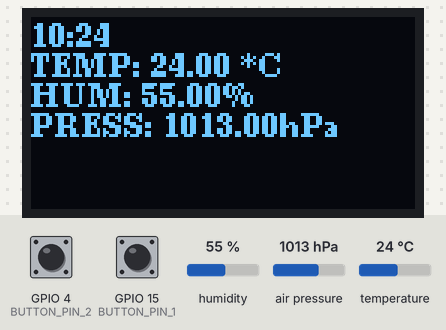
Bench run of a program on a simulated ESP32. Parts: 128×64 one-colour display. Inputs (shaded band) come from the test bench; at power-on: GPIO 4 (BUTTON_PIN_2) HIGH, GPIO 15 (BUTTON_PIN_1) HIGH, humidity 55 %, air pressure 1013 hPa, temperature 24 °C. WiFi joins after 1.5 s; servers stay silent unless stated; network time is answered at once with the bench clock; the local clock reads 2024-03-15 10:24:30 at power-on unless the program sets it; not simulated (calls return 0 or success): secrets.h; what the program prints to the serial monitor is not drawn.

Above: at 2.7 s.
2.8 s: GPIO 4 (BUTTON_PIN_2) pulled LOW for 0.15 s
3.5 s: GPIO 15 (BUTTON_PIN_1) pulled LOW for 0.15 s
At 4.9 s:
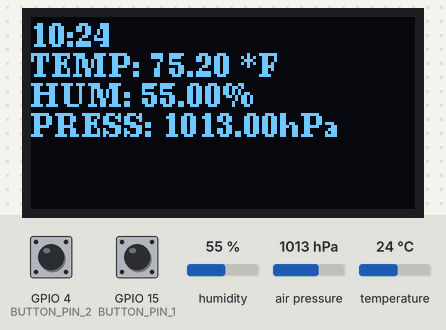
5.2 s: humidity set to 22 %
At 6.4 s:
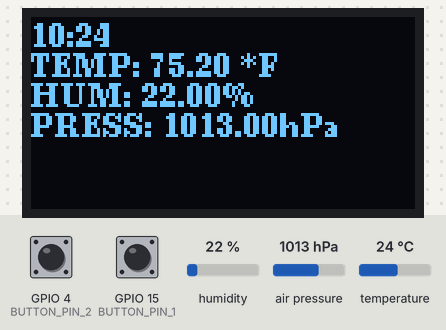
6.7 s: air pressure set to 952 hPa
At 7.9 s:
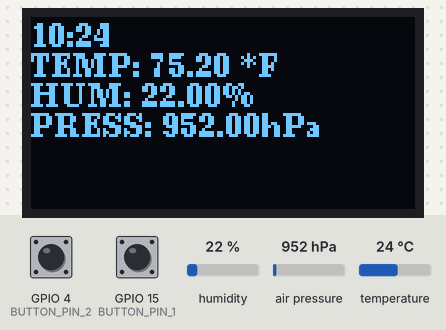
8.2 s: GPIO 4 (BUTTON_PIN_2) pulled LOW for 1 s
At 9.02 s:
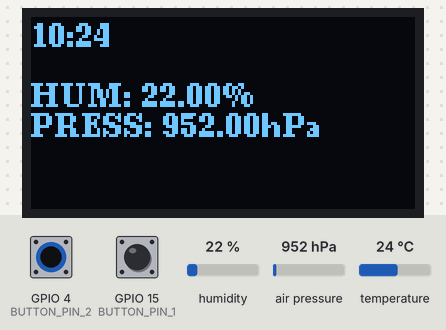
9.8 s: GPIO 4 (BUTTON_PIN_2) pulled LOW for 0.15 s
At 10.23 s:
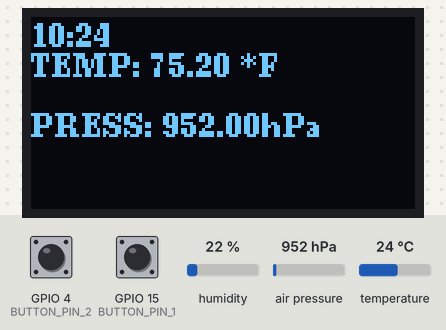
Timing chart, 0 to 11.5 s (numbered marks = the images above; inputs shaded):
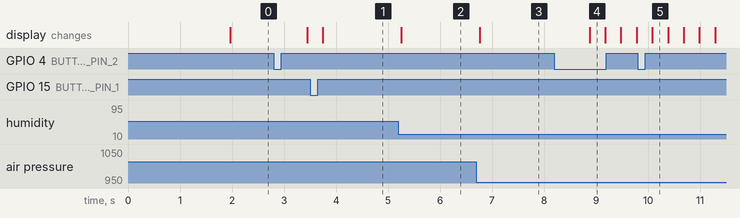

The program:

main.cpp
```cpp
#include <Adafruit_BMP280.h>
#include <NTPClient.h>
#include <U8g2lib.h>
#include <WiFi.h>
#include <WifiUdp.h>

#include "SHT2x.h"
#include "Wire.h"
#include "meteo_math.h"
#include "secrets.h"

#define BUTTON_PIN_1 15
#define BUTTON_PIN_2 4
#define DELAY 300
#define DEBOUNCE_DELAY 50
#define CELC true
#define FAREN false
#define REAL true
#define DELUSIONAL false
#define HPascals true
#define MMHG false
int ms_start;

bool prev_state_1 = false;
bool prev_state_2 = false;

unsigned long last_debounce_1 = 0;
unsigned long last_debounce_2 = 0;

bool temp_mode = CELC;
bool hum_mode = DELUSIONAL;
bool pressure_mod = HPascals;
bool can_change = false;
int change_id = 0;
bool tick = 0;
U8G2_SH1106_128X64_NONAME_F_HW_I2C screen(U8G2_R0, U8X8_PIN_NONE);
SHT2x sht;
Adafruit_BMP280 bmp;

const char *ssid = SSID;
const char *password = PASSWORD;

WiFiUDP ntpUDP;
NTPClient timeClient(ntpUDP, "ua.pool.ntp.org", 3 * 3600);

void process_button_1() {
  unsigned long reading = millis();
  bool state_1 = digitalRead(BUTTON_PIN_1) == LOW;
  if (state_1 == prev_state_1 || (reading - last_debounce_1) < DEBOUNCE_DELAY) {
    return;
  }
  prev_state_1 = state_1;
  last_debounce_1 = reading;
  if (state_1 == false) {
    return;
  }
  if (can_change == true) {
    if (change_id == 0) {
      temp_mode = !temp_mode;
    } else if (change_id == 1) {
      hum_mode = !hum_mode;
    } else if (change_id == 2) {
      pressure_mod = !pressure_mod;
    }
  }
  can_change = false;
}

void process_button_2() {
  unsigned long reading = millis();
  bool state_2 = digitalRead(BUTTON_PIN_2) == LOW;
  if (state_2 == prev_state_2 || (reading - last_debounce_2) < DEBOUNCE_DELAY) {
    return;
  }
  prev_state_2 = state_2;
  last_debounce_2 = reading;
  if (state_2 == false) {
    return;
  }
  if (can_change) {
    change_id = (change_id + 1) % 3;
  }
  can_change = true;
}

void setup() {
  Serial.begin(115200);
  Wire.begin();
  sht.begin();
  screen.begin();
  screen.clearBuffer();
  screen.setFont(u8g2_font_ncenB08_tr);
  if (!bmp.begin()) {
    Serial.println("Failed to connect to the baromether");
  }
  bmp.setSampling(Adafruit_BMP280::MODE_NORMAL,     /* Operating Mode. */
                  Adafruit_BMP280::SAMPLING_X2,     /* Temp. oversampling */
                  Adafruit_BMP280::SAMPLING_X16,    /* Pressure oversampling */
                  Adafruit_BMP280::FILTER_X16,      /* Filtering. */
                  Adafruit_BMP280::STANDBY_MS_500); /* Standby time. */
  pinMode(BUTTON_PIN_1, INPUT_PULLUP);
  pinMode(BUTTON_PIN_2, INPUT_PULLUP);
  WiFi.begin(ssid, password);
  while (WiFi.status() != WL_CONNECTED) {
    delay(500);
    Serial.print(".");
  }
  timeClient.begin();
  ms_start = millis();
}

void draw_on_screen() {
  bool is_ok = timeClient.update();
  sht.read();
  float temp = sht.getTemperature();
  float hum = sht.getHumidity();
  float pressure = bmp.readPressure();
  char buffer_temp[30], buffer_hum[30], buffer_pressure[30], buffer_time[30];
  if (temp_mode == CELC) {
    sprintf(buffer_temp, "TEMP: %.2f *C", temp);
  } else {
    sprintf(buffer_temp, "TEMP: %.2f *F", fahrenheit(temp));
  }
  if (hum_mode == REAL) {
    sprintf(buffer_hum, "HUM: %.2fg/m^3", absolute_humidity(hum / 100, temp));
  } else {
    sprintf(buffer_hum, "HUM: %.2f%%", hum);
  }
  if (pressure_mod == HPascals) {
    sprintf(buffer_pressure, "PRESS: %.2fhPa", pressure / 100);
  } else {
    sprintf(buffer_pressure, "PRESS: %.2f mm. Hg", mm_hg(pressure));
  }
  sprintf(buffer_time, "%02d:%02d", timeClient.getHours(),
          timeClient.getMinutes());
  screen.clearBuffer();
  screen.drawStr(0, 10, buffer_time);
  if (tick == 1 || !can_change || change_id != 0) {
    screen.drawStr(0, 20, buffer_temp);
  }
  if (tick == 1 || !can_change || change_id != 1) {
    screen.drawStr(0, 30, buffer_hum);
  }
  if (tick == 1 || !can_change || change_id != 2) {
    screen.drawStr(0, 40, buffer_pressure);
  }
  screen.sendBuffer();
}
void loop() {
  process_button_1();
  process_button_2();
  int time = millis();
  if (ms_start + DELAY < time || ms_start > time) {
    ms_start = time;
    tick = (tick + 1) % 2;
    draw_on_screen();
  }
}
```

meteo_math.h
```cpp
#ifndef METEO_MATH_H
#define METEO_MATH_H
float fahrenheit(float t_c);
float max_presure(float t_c);
float density_from_presure(float p, float t_c);
float max_density(float t_c);
float absolute_humidity(float rel, float t_c);
float mm_hg(float pa);
#endif
```

meteo_math.cpp
```cpp
#include "meteo_math.h"

#include <math.h>
float fahrenheit(float t_c) { return (t_c * 1.8) + 32; }

float max_presure(float t_c) {  // Tenes formula in kilopascals
  return 0.61078 * exp((17.21 * t_c) / (t_c + 237.3));
}

float density_from_presure(float p, float t_c) {
  float M = 18.01;
  float t_k = t_c + 273.15;
  float R = 8.31;
  return 1000 * (M * p) / (R * t_k);
}

float max_density(float t_c) {
  float p = max_presure(t_c);
  float M = 18.01;
  float t_k = t_c + 273.15;
  float R = 8.31;
  return 1000 * (M * p) / (R * t_k);
}

float absolute_humidity(float rel, float t_c) { return rel * max_density(t_c); }

float mm_hg(float pa) { return pa / 133; }
```

Measured:
- after the input at 3.5 s, the display: changes after 0.25 s (image 1)
- after the input at 5.2 s, the display: changes after 0.06 s (image 2)
- after the input at 6.7 s, the display: changes after 0.07 s (image 3)
- after the input at 8.2 s, the display: changes after 0.68 s (image 4)
- after the input at 9.8 s, the display: changes after 0.28 s (image 5)
